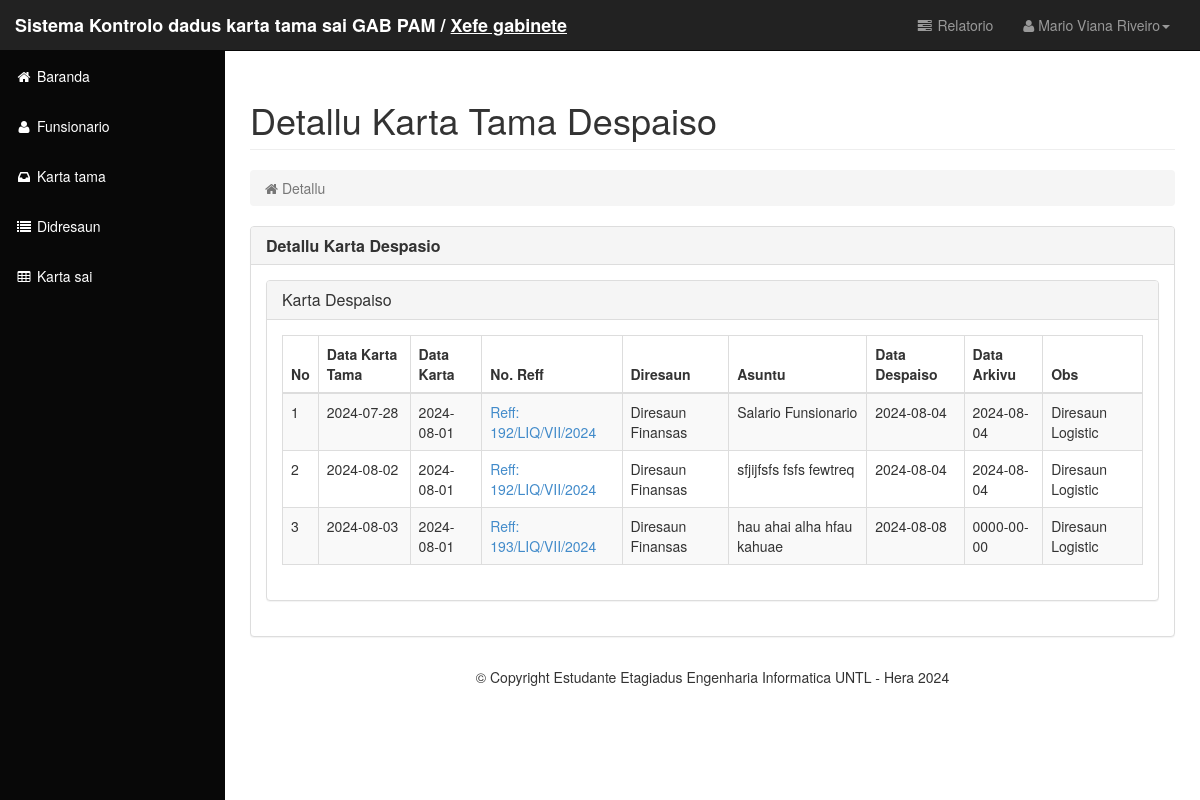
Page /media.php?module=karta_tama&act=read_des_tipo&id_tipo=1 (signed in) on the committed database.
### tables this page shows
CREATE TABLE `t_karta_tama` (
  `id_karta_tama` int(11) NOT NULL,
  `data_karta_tama` date NOT NULL,
  `data_karta` date NOT NULL,
  `no_ref` varchar(225) NOT NULL,
  `husi_instituisaun` text NOT NULL,
  `id_diresaun` int(11) NOT NULL,
  `asuntu` text NOT NULL,
  `id_tipu` int(11) NOT NULL,
  `id_funsionario` int(11) NOT NULL,
  `data_despaiso` date DEFAULT NULL,
  `data_arquivo` date DEFAULT NULL,
  `status_karta_des` varchar(225) DEFAULT NULL,
  `status_karta_arkivu` varchar(100) DEFAULT NULL,
  `obs` varchar(100) DEFAULT NULL
);

CREATE TABLE `t_diresaun` (
  `id_diresaun` int(11) NOT NULL,
  `diresaun` text NOT NULL,
  `chefe_diresaun` varchar(100) NOT NULL
);

### class/crud.php (called while the page is built, shortened)
<?php
class Karta_tama
{
    private $conn;
    public function __construct($db)
    {
        $this->conn = $db;
    }
    public function harre_delallu_tipo($id)
    {
        $query = "SELECT * FROM t_karta_tama kt, t_tipo_karta tp, t_funsionario f, t_diresaun d, t_periodo p WHERE kt.id_diresaun=d.id_diresaun AND kt.id_tipu=tp.id_tipo AND kt.id_funsionario=f.id_funsionario AND f.id_periodo=p.id_periodo AND kt.status_karta_des='despaiso' AND p.status_periodo='Y' AND kt.id_tipu='$id'";
        $stmt = $this->conn->prepare($query);
        $stmt->execute();
        return $stmt->fetchAll(PDO::FETCH_ASSOC);
    }
}

### module/mod_karta_tama/karta_tama.php (the view, shortened to what this page needs)
<?php
switch ($_GET['act']) {
    case 'read_tipo':?>
<?php break; case 'read_des_tipo':?>
<div class="container-fluid">
<div class="row">
    <div class="col-lg-12">
        <h1 class="page-header">
            Detallu Karta Tama Despaiso <small></small>
        </h1>
        <ol class="breadcrumb">
            <li class="active">
                <i class="fa fa-home"></i> Detallu
            </li>
        </ol>
    </div>
</div>
<div class="row">
    <div class="col-lg-12">
        <div class="panel panel-default">
            <div class="panel-heading">
                <h2 class="panel-title"> <b>Detallu Karta Despasio</b></h2>
            </div>
            <div class="panel-body">
            <div class="panel panel-default">
            <div class="panel-heading">
                <h3 class="panel-title"> Karta Despaiso</h3>
            </div>
            <div class="panel-body">
                <div class="table-responsive">
                    <table class="table table-bordered table-hover table-striped" id="example">
                        <thead>
                            <tr>
                                <th>No</th>
                                <th>Data Karta Tama</th>
                                <th>Data Karta</th>
                                <th>No. Reff</th>
                                <th>Diresaun</th>
                                <th>Asuntu</th>
                                <th>Data Despaiso</th>
                                <th>Data Arkivu</th>
                                <th>Obs</th>
                            </tr>
                        </thead>
                        <tbody>
                            <?php
                               $no = 1;
            $ktamad = $karta_tama->harre_delallu_tipo($_GET['id_tipo']);
            foreach ($ktamad as $row) {?>
                            <tr>
                                <td><?= $no; ?></td>
                                <td><?= htmlspecialchars($row['data_karta_tama']); ?></td>
                                <td><?= htmlspecialchars($row['data_karta']); ?></td>
                                <td>
                                    <a
                                        href="?module=karta_tama&act=detallu_karta&id_karta_tama=<?=$row['id_karta_tama'] ?>&id_tipo=<?=$row['id_tipu'] ?>">
                                        Reff: <?= htmlspecialchars($row['no_ref']); ?></a>
                                </td>
                                <td><?= htmlspecialchars($row['diresaun']); ?></td>
                                <td><?= htmlspecialchars($row['asuntu']); ?></td>
                                <td><?= htmlspecialchars($row['data_despaiso']) ?></td>
                                <td><?= htmlspecialchars($row['data_arquivo']) ?></td>
                                <td><?= htmlspecialchars($row['obs']) ?></td>
                            </tr>
                            <?php $no++;
                    } ?>
                        </tbody>
                    </table>
                </div>
            </div>
        </div>
            </div>
        </div>
    </div>
</div>
</div>
<?php break;case 'read_arquivo':?>
<?php } ?>

### media.php (shortened to what this page needs)
<?php
include "class/crud.php";
$database = new Database();
$db = $database->getConnection();
$karta_tama = new Karta_tama($db);
?>
<!DOCTYPE html>
<html lang="en">
<head>
    <link rel="stylesheet" href="assets/datatablesBootV3.2.0/css/jquery.dataTables.min.css">
    <link rel="stylesheet" href="assets/datatablesBootV3.2.0/css/dataTables.bootstrap.min.css">
    <link href="assets/css/bootstrap.min.css" rel="stylesheet">
    <link href="assets/css/sb-admin.css" rel="stylesheet">
    <link href="assets/font-awesome-4.1.0/css/font-awesome.min.css" rel="stylesheet" type="text/css">
</head>
<body style="background-color: white; ">
    <div id="wrapper">
        <nav class="navbar navbar-inverse navbar-fixed-top" role="navigation">
            <div class="navbar-header">
                <a class="navbar-brand" href="?module=home" style="font-weight: bold; color: white;">Sistema Kontrolo dadus karta tama
                    sai GAB PAM / <u><?= $_SESSION['level_user']; ?></u></a>
            </div>
            <?php include "menu_top.php"; ?>
            <?php include "menu_side.php"; ?>
        </nav>
        <div id="page-wrapper">
            <?php include "content.php"; ?>
        </div>
        <footer style="text-align: center; background-color: white; ">&copy; Copyright Estudante Etagiadus
            Engenharia Informatica
            UNTL - Hera 2024 <br><br><br><br><br><br></footer>
    </div>
</body>
</html>

### menu_top.php (shortened to what this page needs)
<ul class="nav navbar-right top-nav">
    <li class="dropdown">
    <li>
        <a href="?module=relatorio&act=read_periodo"><i class="fa fa-fw fa-tasks"></i>
            Relatorio</a>
    </li>
    </li>
    <li class="dropdown">
        <a href="#" class="dropdown-toggle" data-toggle="dropdown"><i class="fa fa-user"></i>
            <?= $_SESSION['naran_fun']; ?><b class="caret"></b></a>
    </li>
</ul>

### menu_side.php (shortened to what this page needs)
<div class="collapse navbar-collapse navbar-ex1-collapse">
    <ul class="nav navbar-nav side-nav" style="background-color: black;">
        <li class="active">
            <a href="?module=home"><i class="fa fa-fw fa-home"></i> Baranda</a>
        </li>
        <?php if ($_SESSION['level_user'] == "Resepsionista") { ?>
        <li class="active">
            <a href="?module=tipo&act=read"><i class="fa fa-fw fa-bar-chart-o"></i> Tipo karta</a>
        </li>
        <li class="active">
            <a href="?module=karta_tama&act=read_tipo"><i class="fa fa-fw fa-inbox"></i> Karta tama</a>
        </li>
        <?php
        $no = 30;
            for ($i = 0; $i < $no; $i++) { ?>
        <li class="active">
            <a href=""></a>
        </li>
        <?php } ?>
        <?php } elseif ($_SESSION['level_user'] == "Xefe gabinete") {?>
        <li class="active">
            <a href="?module=funsionario&act=read"><i class="fa fa-fw fa-user"></i> Funsionario</a>
        </li>
        <li class="active">
            <a href="?module=karta_tama&act=read_tipo"><i class="fa fa-fw fa-inbox"></i> Karta tama</a>
        </li>
        <li class="active">
            <a href="?module=diresaun&act=read"><i class="fa fa-fw fa-list"></i> Didresaun</a>
        </li>
        <li class="active">
            <a href="?module=karta_sai&act=read"><i class="fa fa-fw fa-table"></i> Karta sai</a>
        </li>
        <?php
         $no = 30;
            for ($i = 0; $i < $no; $i++) { ?>
        <li class="active">
            <a href=""></a>
        </li>
        <?php } ?>
        <?php }else{
        } ?>
    </ul>
</div>

### content.php
<?php
if (!isset($_GET['module'])) {
    include "home.php";
} elseif ($_GET['module'] == "home") {
    include "home.php";
} elseif ($_GET['module'] == "funsionario") {
    include "module/mod_funsionario/funsionario.php";
} elseif ($_GET['module'] == "karta_tama") {
    include "module/mod_karta_tama/karta_tama.php";
} elseif ($_GET['module'] == "posisaun") {
    include "module/mod_posisaun/posisaun.php";
} elseif ($_GET['module'] == "diresaun") {
    include "module/mod_diresaun/diresaun.php";
} elseif ($_GET['module'] == "tipo") {
    include "module/mod_tipu/tipu_karta.php";
} elseif ($_GET['module'] == "user") {
    include "module/mod_user/user.php";
} elseif ($_GET['module'] == "karta_sai") {
    include "module/mod_karta_sai/karta_sai.php";
} elseif ($_GET['module'] == "periodo") {
    include "module/mod_periodo/periodo.php";
} elseif ($_GET['module'] == "relatorio") {
    include "module/mod_relatorio/relatorio.php";
}elseif ($_GET['module'] == "mps") {
    include "module/mod_mps/mps.php";
}

### assets/css/sb-admin.css (style rules this page uses)
body { margin-top: 100px; background-color: #222; }
@media (min-width:768px) { body { margin-top: 50px; } }
#wrapper { padding-left: 0; }
#page-wrapper { width: 100%; padding: 0; background-color: #fff; }
@media (min-width:768px) { #wrapper { padding-left: 225px; } }
@media (min-width:768px) { #page-wrapper { padding: 10px; } }
.top-nav { padding: 0 15px; }
.top-nav>li { display: inline-block; float: left; }
.top-nav>li>a { padding-top: 15px; padding-bottom: 15px; line-height: 20px; color: #999; }
@media (min-width:768px) { .side-nav { position: fixed; top: 51px; left: 225px; width: 225px; margin-left: -225px; border: none; border-radius: 0; overflow-y: auto; background-color: #222; } }
@media (min-width:768px) { .side-nav>li>a { width: 225px; } }

### rows in the picture
t_karta_tama: data_karta_tama "2024-07-28", data_karta "2024-08-01", no_ref "192/LIQ/VII/2024", id_diresaun.diresaun "Diresaun Finansas", asuntu "Salario Funsionario", data_despaiso "2024-08-04", data_arquivo "2024-08-04", obs "Diresaun Logistic"
t_karta_tama: data_karta_tama "2024-08-02", data_karta "2024-08-01", no_ref "192/LIQ/VII/2024", id_diresaun.diresaun "Diresaun Finansas", asuntu "sfjijfsfs fsfs fewtreq", data_despaiso "2024-08-04", data_arquivo "2024-08-04", obs "Diresaun Logistic"
t_karta_tama: data_karta_tama "2024-08-03", data_karta "2024-08-01", no_ref "193/LIQ/VII/2024", id_diresaun.diresaun "Diresaun Finansas", asuntu "hau ahai alha hfau kahuae", data_despaiso "2024-08-08", data_arquivo "0000-00-00", obs "Diresaun Logistic"

### other values in the picture
$_SESSION['level_user'] "Xefe gabinete"
$_SESSION['naran_fun'] "Mario Viana Riveiro"
